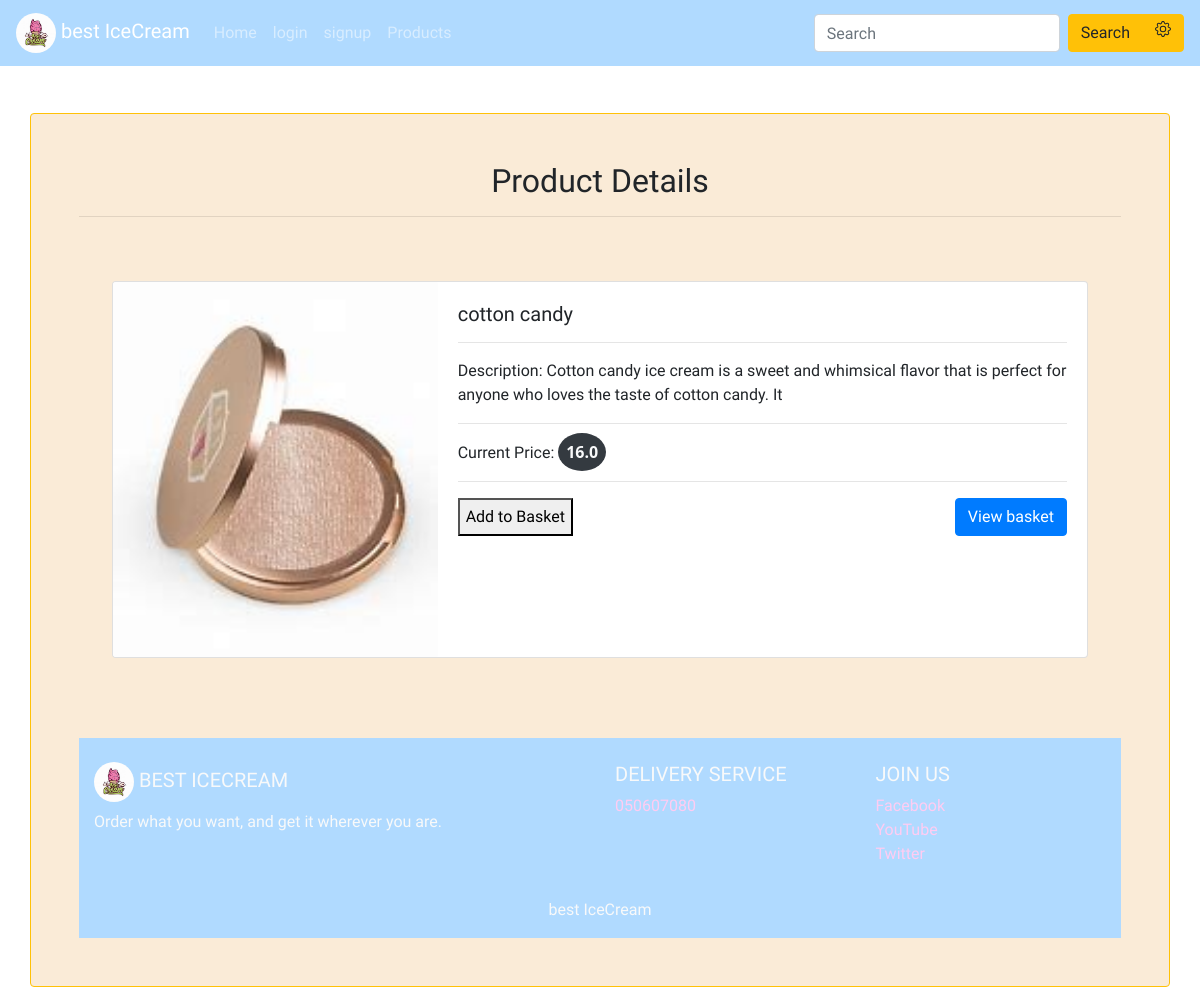
/products/1, run on the app's committed database.
### products/models.py (models this page shows, shortened)
class Product(models.Model):
    pname = models.CharField(max_length=64)
    desc = models.CharField(max_length=200)
    price = models.FloatField()
    image = models.ImageField(upload_to="photos/%y/%m/%d")

### products/views.py (the view)
# urls.py: path("<int:product_id>", views.product,name='product'),
def product(request,product_id):
    try:
        product = Product.objects.get(id=product_id)
    except Product.DoesNotExist:
        raise Http404("product not found.")
    return render(request, 'products/product.html', {
        "product": product,
    })

### templates/products/product.html (shortened to what this page needs)
{% extends 'base.html' %}
{%    load static    %}
{%block content%}
<div class="my-form container p-5 my-5 rounded border border-warning">
    <form>
        <h2 class="text-center">Product Details </h2>
        <hr>
        <section>
              <div class="row p-5 " >
                <div class="card mb-3 w-100" >
                  <div class="row no-gutters">
                    <div class="col-md-4">
                      <img src="{%static 'img/7.jpg'%}" class="card-img" alt="...">
                    </div>
                    <div class="col-md-8">
                      <div class="card-body">
                        <h5 class="card-title" id="productName">{{product.pname }}</h5>
                        <hr>
                        <p class="card-text" id="description">Description: {{ product.desc }}</p>
                        <hr>
                        <p class="card-text">Current Price: <span id="price" class="bg-dark text-light rounded-circle p-2">{{ product.price }}</span></p>
                        <hr>
                        <div class="d-flex justify-content-between">
                          <button type="submit" id="add-to-basket">Add to Basket</button>
                          <a href="{% url 'basket_view' %}" class="btn btn-primary">View basket</a>
                        </div>
                        </form>
                      </div>
{% endblock %}

### myproject/static/css/style.css (style rules this page uses)
html, body { height: 100%; width: 100%; }
a { color: rgb(255, 204, 242) ; }
body { font-family: 'Merienda', cursive; padding-top:65px; }
.my-form { background-color: antiquewhite; }
#price { font-family: 'Segoe UI', Tahoma, Geneva, Verdana, sans-serif; font-weight: bold; }

### data on the page
Product: pname "cotton candy", desc "Cotton candy ice cream is a sweet and whimsical flavor that is perfect for anyone who loves the taste of cotton candy. It", price "16.0"
